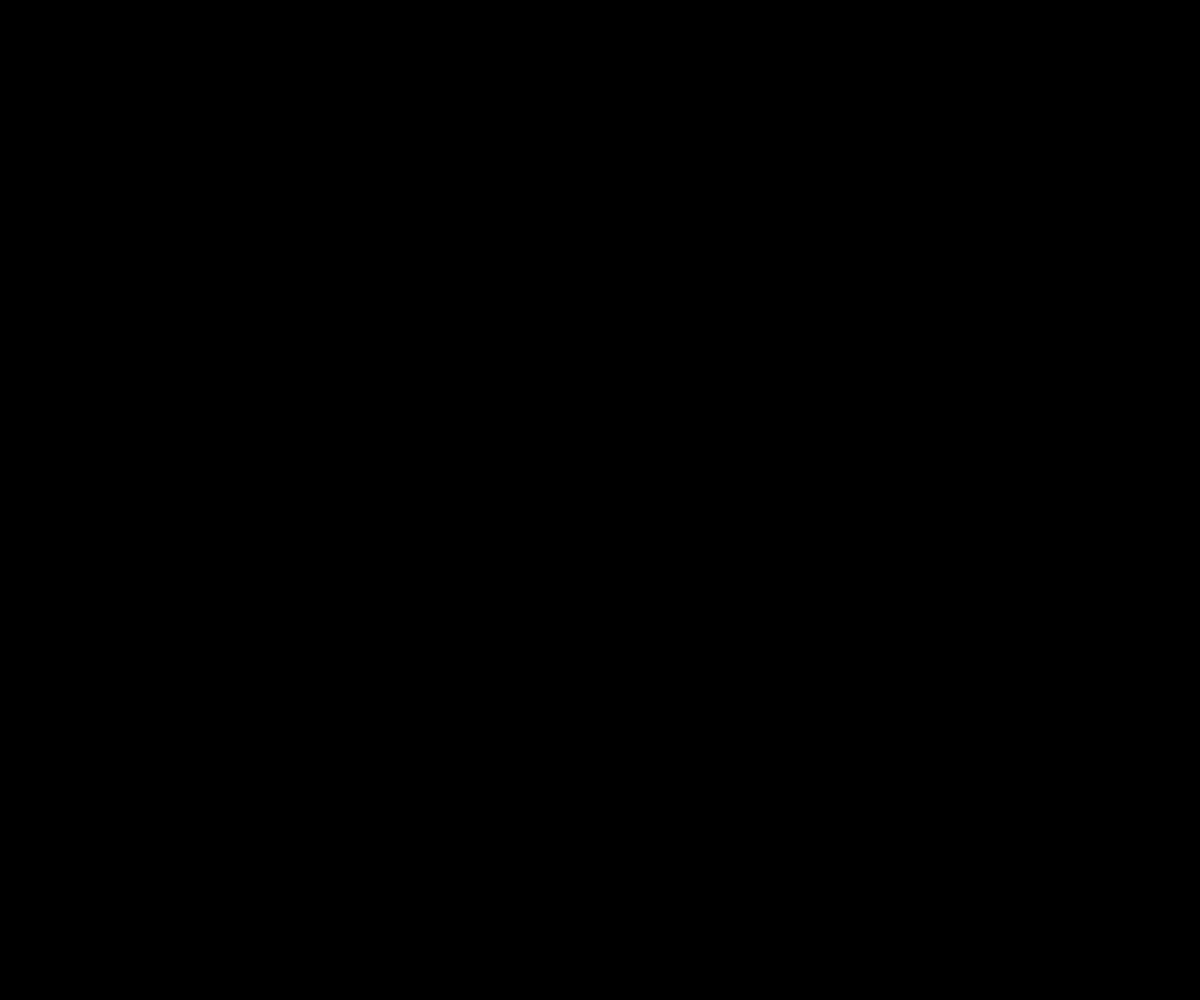
Frame 1 (no input)
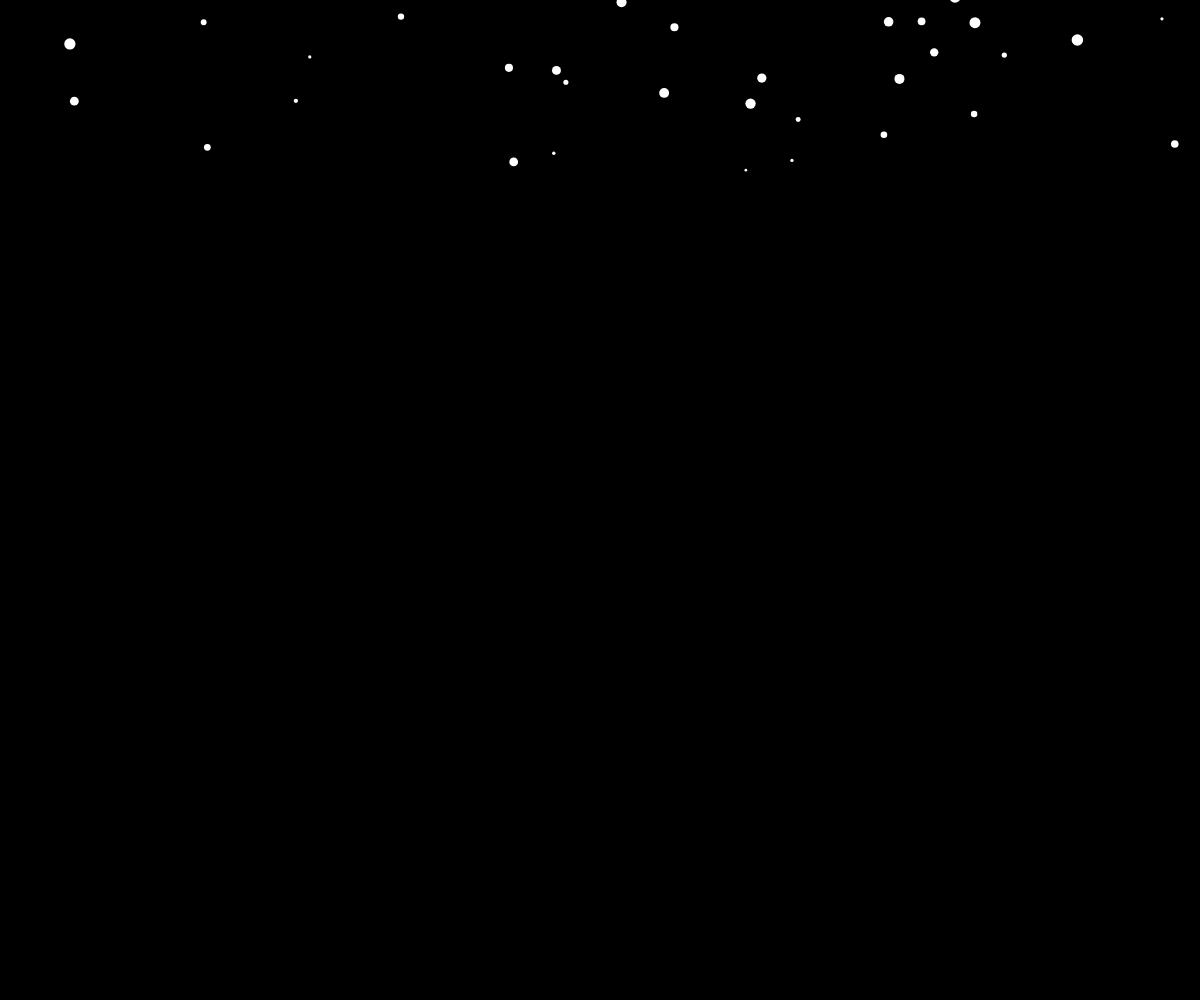
Frame 60 (no input)
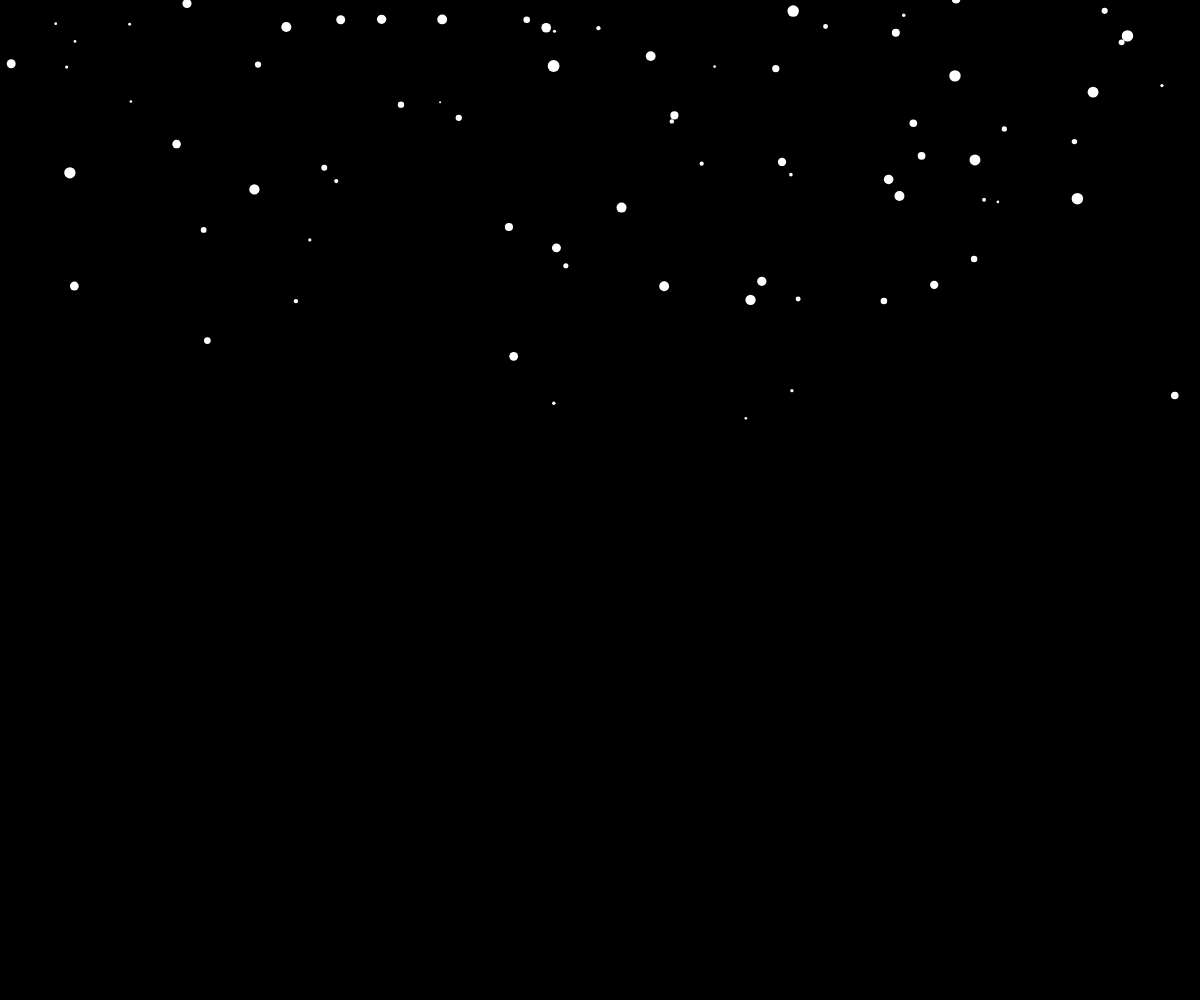
Frame 120 (the mouse pressed at the canvas centre since frame 60)

The p5.js sketch that drew these frames (run headless with seeded random() and noise() and a simulated clock; from frame 60 on, the mouse is pressed at the canvas centre):

// p5.js sketch
// ── sketch.js
let fiocchi = []

function setup(){createCanvas(windowWidth,windowHeight)}

function draw(){
background(0) 

if(random()<0.66){fiocchi.push(new Fiocco())}

for(let fiocco of fiocchi){fiocco.update();fiocco.display()}}


class Fiocco{constructor(){
this.x=random(width)
this.y= random(-50,-10)
this. diametro=random(2,12)
this.velocita=random(1,4.2)}

update(){this .y+=this.velocita}

display(){noStroke ();fill(255)
ellipse(this.x,this.y,this.diametro)}

}
